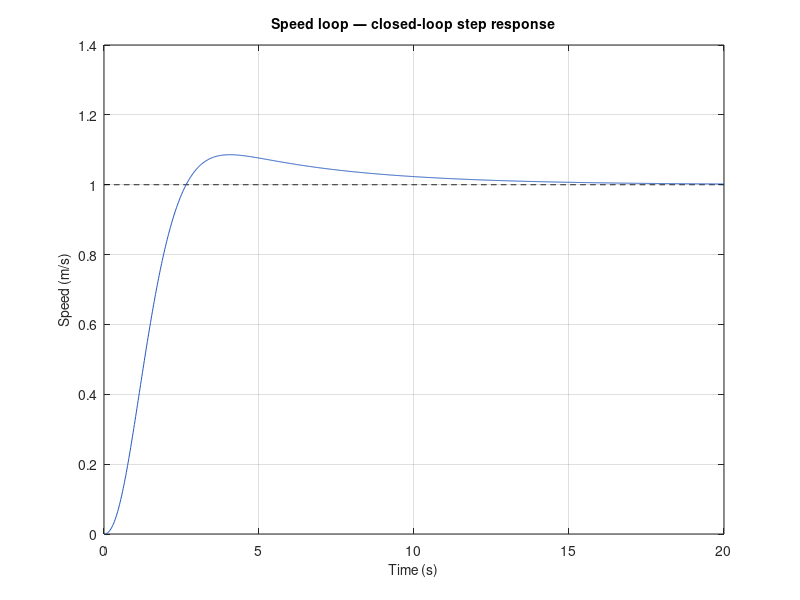
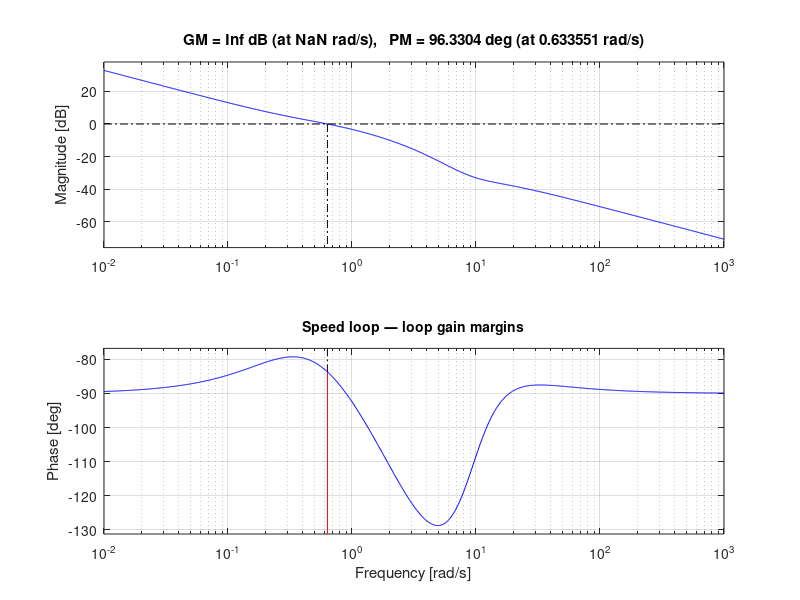
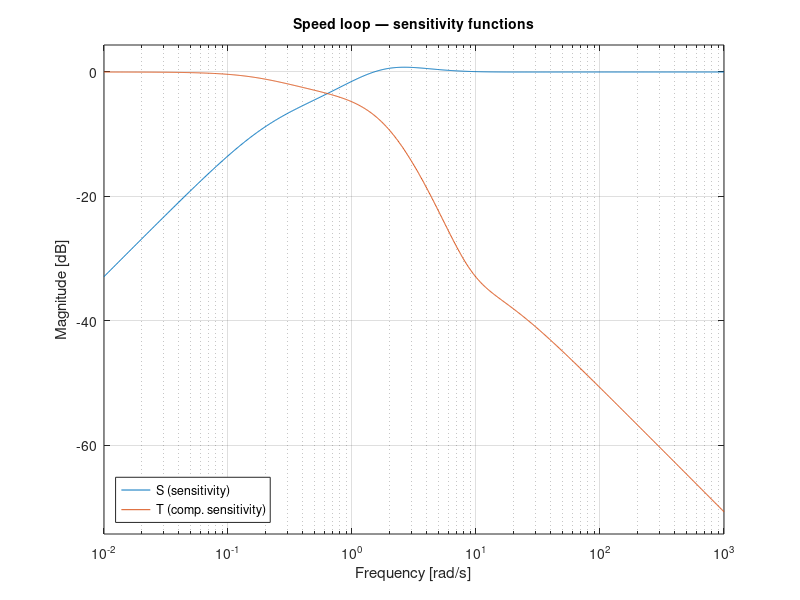

MATLAB code to generate these figures, in order:
% sim_speed_loop.m  –  Linear TF simulation of ArduRover speed controller
%
% Implements the speed (surge) loop as a block diagram of transfer functions.
% All nonlinear elements are linearised:
%   Acceleration limit  →  first-order low-pass  F_a(s) = wa/(s+wa)
%   Throttle baseline   →  proportional gain      K_base
%   Anti-windup IMAX    →  omitted (assume unsaturated)
%   Dmod / PD scale     →  combined gain          K_pd
%
% Controller structure (from filtered reference V_r = F_a*FLTT*R):
%   Feedforward:  U_ff = (K_base  +  K_DFF*s) * V_r
%   Feedback:     U_fb = (K_P*F_e +  K_I/s  +  K_D*s*F_d) * K_pd * E
%   Error:        E    = V_r - Y
%   Plant:        Y    = G_v * (U_ff + U_fb)
%
% Closed-loop TF (derived below):
%   Let C_FF = K_base + K_DFF*s          (acts on V_r)
%       C_FB = K_pd*(K_P*F_e + K_D*s*F_d) + K_I/s   (acts on E)
%   T(s) = G_v * F_in * (C_FF + C_FB) / (1 + G_v * C_FB)
%
% Run from latex/pid_article/ or add this folder to the MATLAB path.

%% ── Plant ───────────────────────────────────────────────────────────────────
K_v   = 2.2;     % surge DC gain  (m/s per unit throttle)
tau_v = 1.5;     % surge time constant (s)
G_v   = tf(K_v, [tau_v 1]);

%% ── Filter cutoff frequencies (rad/s) ───────────────────────────────────────
% Corresponding ArduRover parameters shown in comments.
w_a    = 2.0;    % acceleration limit approx  (ATC_ACCEL_MAX / cruise speed)
w_fltt = 3.0;    % target speed filter         _FLTT
w_flte = 3.0;    % error filter                _FLTE
w_fltd = 10.0;   % D-term filter               _FLTD

%% ── Controller gains ─────────────────────────────────────────────────────────
K_P   = 0.5;     % _P
K_I   = 0.2;     % _I
K_D   = 0.02;    % _D
K_pd  = 1.0;     % PD scale (Dmod treated as unity in linear model)

% Feedforward: use K_base OR K_FF — set the other to zero.
K_base = 0.45;   % throttle baseline (linearised slope at operating point)
K_FF   = 0.0;    % proportional speed feedforward  _FF  (redundant with K_base)
K_DFF  = 0.05;   % derivative speed feedforward    _DFF

%% ── Build transfer functions ─────────────────────────────────────────────────
s = tf('s');

F_a   = tf(w_a,    [1  w_a   ]);   % acceleration limit (first-order approx)
FLTT  = tf(w_fltt, [1  w_fltt]);   % target speed filter
FLTE  = tf(w_flte, [1  w_flte]);   % error filter
FLTD  = tf(w_fltd, [1  w_fltd]);   % D-term filter
F_in  = F_a * FLTT;                % combined input shaping  R → V_r

% Feedback controller C_FB(s)  [acts on error E]
C_P  = K_pd * K_P * FLTE;
C_I  = K_I / s;
C_D  = K_pd * K_D * s * FLTD;
C_FB = C_P + C_I + C_D;

% Feedforward C_FF(s)  [acts on filtered reference V_r]
% Note: K_DFF*s is improper alone; proper when pre-multiplied by F_in.
C_FF = (K_base + K_FF) + K_DFF * s;

%% ── Closed-loop transfer function R(s) → Y(s) ───────────────────────────────
%
%  Derivation:
%    U = C_FF*V_r + C_FB*(V_r - Y)  =  (C_FF+C_FB)*F_in*R - C_FB*Y
%    Y = G_v*U
%    => T = G_v * F_in * (C_FF + C_FB) / (1 + G_v*C_FB)
%
%  Use sensitivity S = 1/(1+G_v*C_FB) to avoid explicit division of TF objects.
%
S = feedback(1, G_v * C_FB);                        % sensitivity function
T = minreal(G_v * F_in * (C_FF + C_FB) * S);        % closed-loop  R → Y

%% ── Step response ────────────────────────────────────────────────────────────
t  = 0:0.02:20;
y  = step(T, t);

figure(1);  clf;
hold on;  box on;  grid on;
plot(t, ones(size(t)), 'k--', 'HandleVisibility','off');
plot(t, y, 'Color',[0.15 0.35 0.75]);
xlabel('Time (s)',         'FontSize',10);
ylabel('Speed (m/s)',      'FontSize',10);
title('Speed loop — closed-loop step response', 'FontSize',10);
xlim([0 20]);
set(gca, 'FontSize',10);

%% ── Loop gain: gain and phase margins ────────────────────────────────────────
L = G_v * C_FB;   % open-loop transfer function (loop gain)

figure(2);  clf;
margin(L);
title('Speed loop — loop gain margins', 'FontSize',10);

%% ── Sensitivity and complementary sensitivity ────────────────────────────────
T_comp = 1 - S;   % complementary sensitivity  (= L/(1+L))

figure(3);  clf;
bodemag(S, T_comp);
legend('S (sensitivity)', 'T (comp. sensitivity)', ...
    'Interpreter','tex', 'FontSize',9, 'Location','southwest');
title('Speed loop — sensitivity functions', 'FontSize',10);
grid on;
